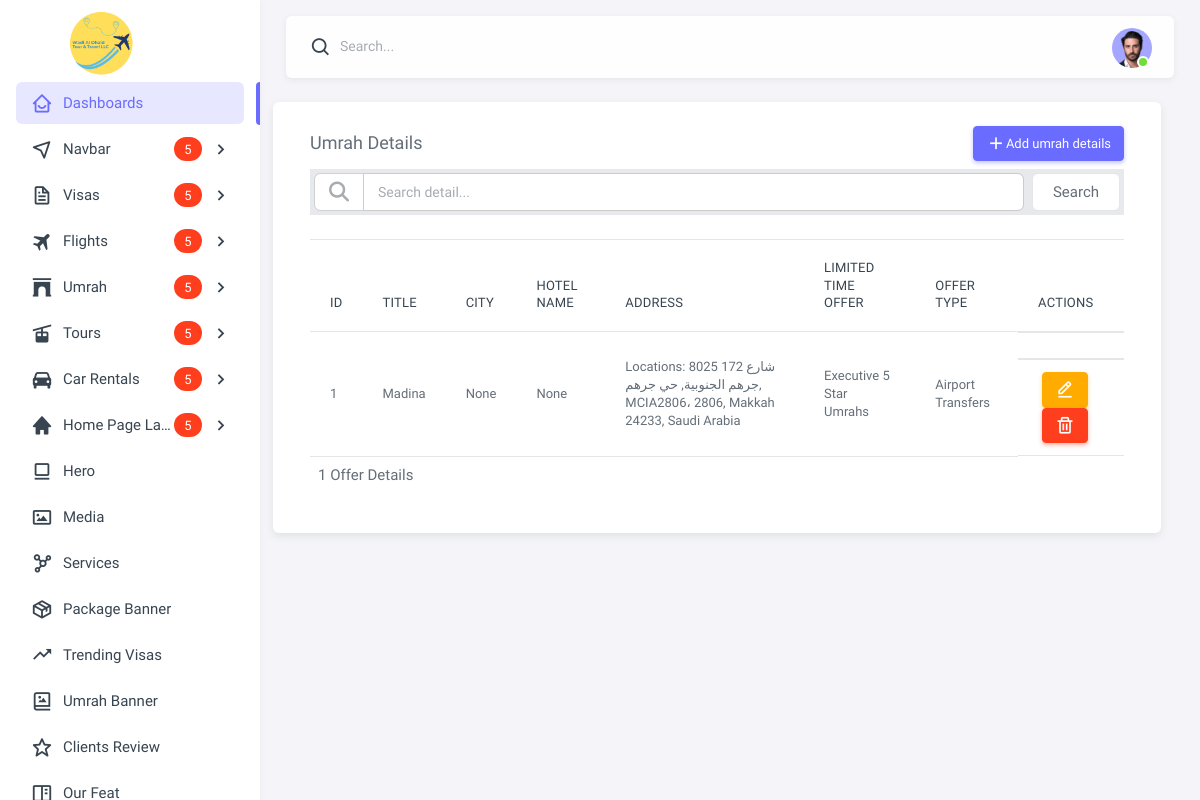
Page /offer-details/ on the committed database.
### Umrah/models.py (models this page shows, shortened)
class OfferDetails(models.Model):
    limited_time_offer = models.ForeignKey(LimitedTimeOffer, on_delete=models.CASCADE)
    offer_type = models.ForeignKey(OfferType, on_delete=models.CASCADE, null=True, blank=True)
    document_name = models.CharField(max_length=100)
    city = models.CharField(max_length=100, null=True, blank=True)
    hotel_name = models.CharField(max_length=200, null=True, blank=True)
    address = models.TextField(null=True, blank=True)
    description = models.TextField(null=True, blank=True)

class LimitedTimeOffer(models.Model):
    umrah_details = models.ForeignKey(UmrahDetails, on_delete=models.CASCADE)
    offer_type = models.ForeignKey(OfferType, on_delete=models.CASCADE)

class UmrahDetails(models.Model):
    umrah_category = models.ForeignKey(UmrahCategory, on_delete=models.CASCADE)
    package_name = models.CharField(max_length=100)
    adult_price = models.CharField(max_length=100, null=True, blank=True)
    child_price = models.CharField(max_length=100, null=True, blank=True)
    image = models.ImageField(upload_to='umrah_images', null=True, blank=True)
    description = models.TextField(null=True, blank=True)

class OfferType(models.Model):
    offer_type = models.CharField(max_length=100)

### Admin_Dasboard/views.py (the view, shortened to what this page needs)
# urls.py: path('offer-details/', views.offer_details, name='offer-details'),
def offer_details(request):
    query = request.GET.get('search', '')  # Search functionality
    total_offer_details_num = OfferDetails.objects.count()
    if query:
        offer_detail = OfferDetails.objects.filter(document_name__icontains=query)
    else:
        offer_detail = OfferDetails.objects.all()
    offer_types = OfferType.objects.all()
    limited_time_offers = LimitedTimeOffer.objects.all()
    offer = None  # Initialize offer variable for update functionality
    context = {
        'offer_detail': offer_detail,
        'offer_types': offer_types,
        'limited_time_offers': limited_time_offers,
        'total_offer_details_num': total_offer_details_num,
        'offer': offer,  # Send offer object for update
        'search_query': query,  # Pass search query to template
    }
    return render(request, 'umrah/offer-details.html', context)

### Admin_Dasboard/templates/Umrah/offer-details.html (shortened to what this page needs)
{% extends "base.html" %}
{% load static %}
{% block body %}
<div class="content-wrapper">
    <div class="container-xxl flex-grow-1 container-p-y">
        <div class="row w-100">
            <div class="card">
                <div class="card-body">
                    <div class="d-flex justify-content-between align-items-center">
                        <p class="mb-0 fs-5">Umrah Details</p>
                        <button type="button" class="btn btn-sm btn-primary" data-bs-toggle="modal"
                            data-bs-target="#addModal"><i class='bx bx-plus'></i> Add umrah details</button>
                    </div>
                    <form action="{% url 'umrah-details' %}" method="GET">
                        <div class="search-person border-outline-dark col-12 bg-secondary-subtle p-1 d-flex mt-2 text-muted">
                            <div class="input-group border-outline-dark">
                                <span class="input-group-text bg-white">
                                    <i class="fa-solid fa-magnifying-glass text-muted"></i>
                                </span>
                                <input type="text" class="form-control bg-white" name="search" placeholder="Search detail..." value="{{ search_query }}">
                            </div>
                            <button type="submit" class="btn btn-white bg-white border ms-2">Search</button>
                        </div>
                    </form>
                    <div class="col-12 mt-3">
                        <div class="row">
                            <div class="col-lg-12 mt-3">
                                <div>
                                    <table class="table">
                                        <thead>
                                            <tr>
                                                <th>ID</th>
                                                <th>Title</th>
                                                <th>City</th>
                                                <th>Hotel Name</th>
                                                <th>Address</th>
                                                <th>Limited Time Offer</th>
                                                <th>Offer Type</th>
                                                <th>Actions</th>
                                            </tr>
                                        </thead>
                                        <tbody>
                                            {% for offer in offer_detail %}
                                            <tr>
                                                <td>{{ forloop.counter }}</td>
                                                <td>{{ offer.document_name }}</td>
                                                <td>{{ offer.city }}</td>
                                                <td>{{ offer.hotel_name }}</td>
                                                <td>{{ offer.address }}</td>
                                                <td>{{ offer.limited_time_offer.umrah_details.package_name }}</td>
                                                <td>{{ offer.offer_type.offer_type }}</td>
                                                <td class="d-flex flex-row gap-2">
                                                </td>
                                                <td class="d-flex flex-row gap-2">
                                                    <div>
                                                        <button class="btn btn-warning btn-sm mx-1 edit-btn"
                                                            data-id="{{ offer.id }}"
                                                            data-category="{{ offer.offer_type.id }}"
                                                            data-bs-toggle="modal"
                                                            data-bs-target="#updateModal{{ offer.id }}">
                                                            <i class="bx bx-edit-alt"></i>
                                                        </button>
                                                        <a href="{% url 'delete-offer-details' offer.id %}"
                                                           class="btn btn-danger btn-sm mx-1"
                                                           onclick="return confirm('Are you sure you want to delete this?');">
                                                            <i class="bx bx-trash"></i>
                                                        </a>
                                                    </div>
                                                </td>
                                            </tr>
                                            {% endfor %}
                                        </tbody>
                                    </table>
                                    <p class="p-2">{{ total_offer_details_num }} Offer Details</p>
                                </div>
                            </div>
                        </div>
                    </div>
                </div>
            </div>
        </div>
    </div>
</div>
{% endblock %}

### Admin_Dasboard/static/assets/css/demo.css (style rules this page uses)
.form-control, .form-select { font-size: 14px; border: 1px solid #ccc; }
table th, td { font-size: 13px; }

### rows in the picture
OfferDetails: document_name "Madina", city "None", hotel_name "None", address "Locations: 8025 شارع 172 جرهم الجنوبية, حي جرهم, MCIA2806، 2806, Makkah 24233, Saudi Arabia", limited_time_offer.umrah_details.package_name "Executive 5 Star Umrahs", offer_type.offer_type "Airport Transfers"

### other values in the picture
{{ total_offer_details_num }} "1"
